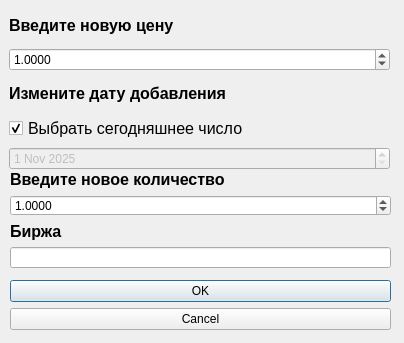
<?xml version="1.0" encoding="UTF-8"?>
<ui version="4.0">
 <class>Dialog</class>
 <widget class="QDialog" name="Dialog">
  <property name="geometry">
   <rect>
    <x>0</x>
    <y>0</y>
    <width>404</width>
    <height>343</height>
   </rect>
  </property>
  <property name="minimumSize">
   <size>
    <width>404</width>
    <height>343</height>
   </size>
  </property>
  <property name="maximumSize">
   <size>
    <width>404</width>
    <height>343</height>
   </size>
  </property>
  <property name="windowTitle">
   <string>Dialog</string>
  </property>
  <widget class="QDialogButtonBox" name="buttonBox">
   <property name="geometry">
    <rect>
     <x>10</x>
     <y>280</y>
     <width>381</width>
     <height>61</height>
    </rect>
   </property>
   <property name="orientation">
    <enum>Qt::Vertical</enum>
   </property>
   <property name="standardButtons">
    <set>QDialogButtonBox::Cancel|QDialogButtonBox::Ok</set>
   </property>
  </widget>
  <widget class="QWidget" name="layoutWidget">
   <property name="geometry">
    <rect>
     <x>9</x>
     <y>9</y>
     <width>381</width>
     <height>161</height>
    </rect>
   </property>
   <layout class="QVBoxLayout" name="verticalLayout">
    <item>
     <widget class="QLabel" name="label_2">
      <property name="font">
       <font>
        <family>Arial</family>
        <pointsize>12</pointsize>
        <weight>75</weight>
        <bold>true</bold>
       </font>
      </property>
      <property name="text">
       <string>Введите новую цену</string>
      </property>
     </widget>
    </item>
    <item>
     <widget class="QDoubleSpinBox" name="priceSpinBox">
      <property name="enabled">
       <bool>true</bool>
      </property>
      <property name="decimals">
       <number>4</number>
      </property>
      <property name="minimum">
       <double>0.000100000000000</double>
      </property>
      <property name="maximum">
       <double>10000000000000000.000000000000000</double>
      </property>
      <property name="value">
       <double>1.000000000000000</double>
      </property>
     </widget>
    </item>
    <item>
     <widget class="QLabel" name="label_3">
      <property name="font">
       <font>
        <family>Arial</family>
        <pointsize>12</pointsize>
        <weight>75</weight>
        <bold>true</bold>
       </font>
      </property>
      <property name="text">
       <string>Измените дату добавления</string>
      </property>
     </widget>
    </item>
    <item>
     <widget class="QCheckBox" name="dateMarkBox">
      <property name="font">
       <font>
        <pointsize>12</pointsize>
       </font>
      </property>
      <property name="text">
       <string>Выбрать сегодняшнее число</string>
      </property>
      <property name="checked">
       <bool>true</bool>
      </property>
     </widget>
    </item>
    <item>
     <widget class="QDateEdit" name="dateEdit">
      <property name="enabled">
       <bool>false</bool>
      </property>
      <property name="date">
       <date>
        <year>2025</year>
        <month>11</month>
        <day>1</day>
       </date>
      </property>
     </widget>
    </item>
   </layout>
  </widget>
  <widget class="QWidget" name="layoutWidget">
   <property name="geometry">
    <rect>
     <x>10</x>
     <y>170</y>
     <width>381</width>
     <height>98</height>
    </rect>
   </property>
   <layout class="QVBoxLayout" name="verticalLayout_2">
    <item>
     <widget class="QLabel" name="label_4">
      <property name="font">
       <font>
        <family>Arial</family>
        <pointsize>12</pointsize>
        <weight>75</weight>
        <bold>true</bold>
       </font>
      </property>
      <property name="text">
       <string>Введите новое количество</string>
      </property>
     </widget>
    </item>
    <item>
     <widget class="QDoubleSpinBox" name="amountBox">
      <property name="decimals">
       <number>4</number>
      </property>
      <property name="minimum">
       <double>0.000100000000000</double>
      </property>
      <property name="maximum">
       <double>10000000000.000000000000000</double>
      </property>
      <property name="value">
       <double>1.000000000000000</double>
      </property>
     </widget>
    </item>
    <item>
     <widget class="QLabel" name="label_5">
      <property name="font">
       <font>
        <family>Arial</family>
        <pointsize>12</pointsize>
        <weight>75</weight>
        <bold>true</bold>
       </font>
      </property>
      <property name="text">
       <string>Биржа</string>
      </property>
     </widget>
    </item>
    <item>
     <widget class="QLineEdit" name="marketLine"/>
    </item>
   </layout>
  </widget>
 </widget>
 <resources/>
 <connections/>
</ui>
